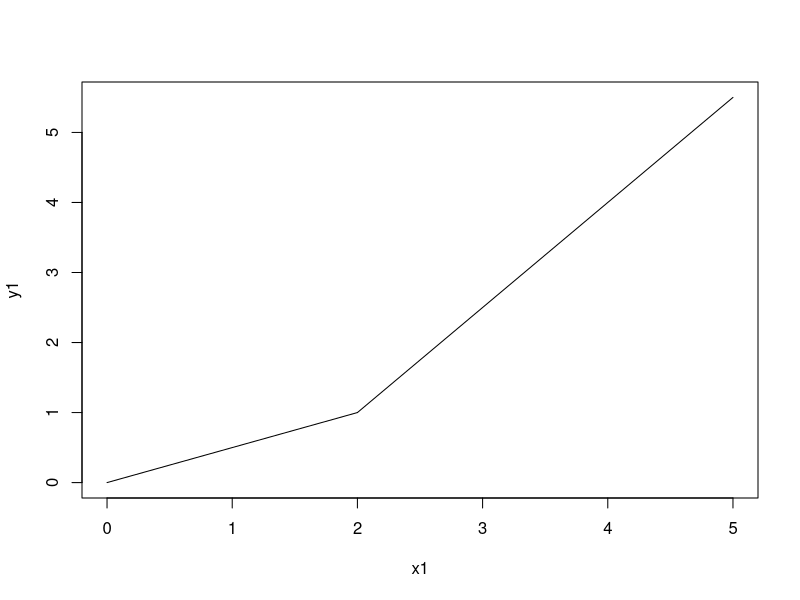

Write R code to recreate this figure. (Note: this script raises an error after producing the figure.)
#An example showing positive part #######################################
f<-function(x,b0,b1,b2,tau){
  b0+b1*x+b2*pmax(x-tau,0)
}

b0=0; b1=0.5; b2=1; tau=2
x1<-seq(0,tau,by=0.1)
y1<-f(x1,b0,b1,b2,tau)
x2<-seq(tau,5,by=0.1)
y2<-f(x2,b0,b1,b2,tau)

plot(x1,y1, type="l",xlim=c(0,max(x1,x2)), ylim=c(0,max(y1,y2)))
lines(x2,y2, type="l",xlim=c(0,max(x1,x2)), ylim=c(0,max(y1,y2)))

##########################################################################
setwd("/Users/csuffaculty/Desktop/FHWA")

#read the dataset
dat<-read.csv("Data20221210.csv", header=TRUE)

library(ggplot2)
library(segmented)

#VMT #####################################################################
VMT.dat<-dat[,colSums(is.na(dat))==0]
VMT.dat.sub<-VMT.dat[,c("year","VMT","Unemployment.Rate.1","TotLaneMiles","EVPrivateandPublicChargingStationLocations","populationTelework")]
VMT.dat.sub$VMT.1<-c(NA,VMT.dat.sub[1:19,"VMT"])

plot.unemp<-ggplot(VMT.dat.sub, aes(x = Unemployment.Rate.1, y=VMT))+geom_point()
lm.unemp<-lm(VMT ~ Unemployment.Rate.1, data=VMT.dat.sub)

seg.unemp<-segmented(lm.unemp, seg.Z = ~ Unemployment.Rate.1)
summary(seg.unemp)
slope(seg.unemp)

unemp.fitted<-fitted(seg.unemp)
unemp.model<-data.frame(Unemployment=VMT.dat.sub$Unemployment.Rate.1, VMT=unemp.fitted)
plot.unemp+geom_line(data = unemp.model, aes(x = Unemployment, y = VMT), colour="red")
